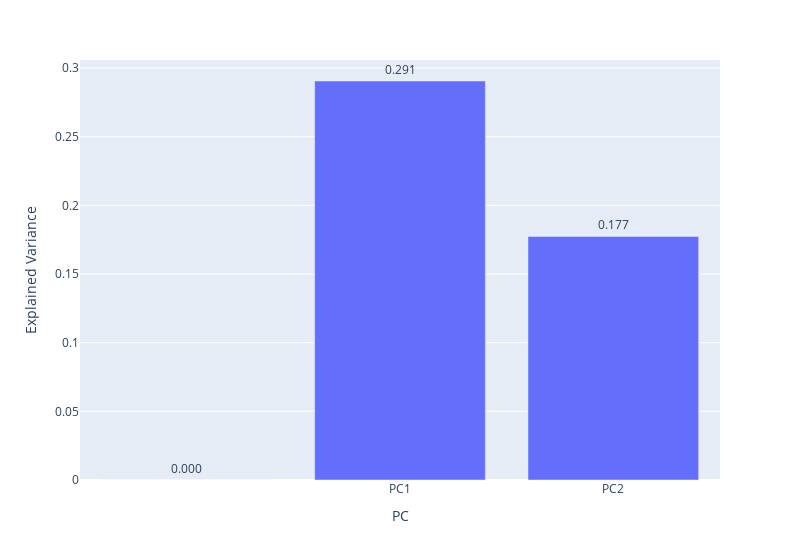

The notebook cell this image was saved under:
### Code cell
explained_variance = pca.explained_variance_ratio_
explained_variance
#calculating the values and putting it into a pd framework
pc_df = pd.DataFrame(['', 'PC1', 'PC2'], columns=['PC'])
explained_variance = np.insert(explained_variance, 0, 0)
cumulative_variance = np.cumsum(np.round(explained_variance, decimals=3))
explained_variance_df = pd.DataFrame(explained_variance, columns=['Explained Variance'])
cumulative_variance_df = pd.DataFrame(cumulative_variance, columns=['Cumulative Variance'])
df_explained_variance = pd.concat([pc_df, explained_variance_df, cumulative_variance_df], axis=1)

fig = px.bar(df_explained_variance,
            x='PC', y='Explained Variance',
            text='Explained Variance',
            width=800)
fig.update_traces(texttemplate='%{text:.3f}', textposition='outside') #puts the values outside the bar
fig.show()

### Figure 1 — Plotly figure (JSON) as saved in the notebook; plotly's stock layout.template omitted (floating-point values rounded to 4 significant figures)
{"data": [{"alignmentgroup": "True", "hovertemplate": "PC=%{x}<br>Explained Variance=%{text}<extra></extra>", "legendgroup": "", "marker": {"color": "#636efa", "pattern": {"shape": ""}}, "name": "", "offsetgroup": "", "orientation": "v", "showlegend": false, "text": [0, 0.2906, 0.1774], "textposition": "outside", "texttemplate": "%{text:.3f}", "type": "bar", "x": ["", "PC1", "PC2"], "xaxis": "x", "y": [0, 0.2906, 0.1774], "yaxis": "y"}], "layout": {"barmode": "relative", "legend": {"tracegroupgap": 0}, "margin": {"t": 60}, "width": 800, "xaxis": {"anchor": "y", "domain": [0, 1], "title": {"text": "PC"}}, "yaxis": {"anchor": "x", "domain": [0, 1], "title": {"text": "Explained Variance"}}}}
